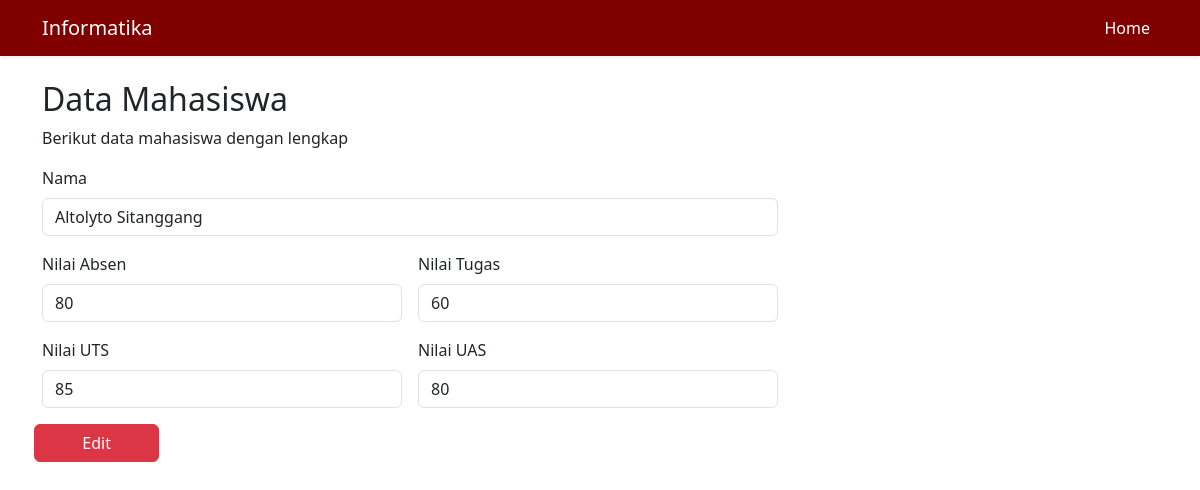
The page /edit.php?id=3 on the database its author committed.
### tables this page shows
CREATE TABLE `mahasiswa` (
  `id` int(11) NOT NULL,
  `nama` varchar(255) NOT NULL,
  `absen` double NOT NULL,
  `tugas` double NOT NULL,
  `uts` double NOT NULL,
  `uas` double NOT NULL
);

### edit.php (the view, shortened to what this page needs)
<?php
        include_once("koneksi.php");
    $id = $_GET['id'];
    $query = mysqli_query($mysqli, "SELECT * FROM mahasiswa WHERE id='$id'");
    while($mahasiswas = mysqli_fetch_array($query)) {
        $nama = $mahasiswas['nama'];
        $absen = $mahasiswas['absen'];
        $tugas = $mahasiswas['tugas'];
        $uts = $mahasiswas['uts'];
        $uas = $mahasiswas['uas'];
    }
?>
<!DOCTYPE html>
<html lang="en">
<head>
    <link href="https://cdn.jsdelivr.net/npm/bootstrap@5.3.1/dist/css/bootstrap.min.css" rel="stylesheet">
</head>
<body>
<nav class="navbar navbar-expand-lg navbar-light shadow-sm" style="background-color: #800000; color: white">
    <div class="container">
        <a class="navbar-brand" href="#" style="color: #ffffff;">Informatika</a>
      <div class="collapse navbar-collapse" id="navbarNav">
        <ul class="navbar-nav ms-auto">
          <li class="nav-item">
            <a class="nav-link" style="color: #ffffff;" href="index.php">Home</a>
          </li>
        </ul>
      </div>
    </div>
  </nav>
  <div class="container pt-4 bg-white">
        <div class="row">
            <div class="col-md-8">
                <h2>Data Mahasiswa</h2>
                <p>Berikut data mahasiswa dengan lengkap</p>
                <form action="edit.php" method="POST" class="row g-3">
                    <div class="col-md-12">
                        <label for="nama" class="form-label">Nama</label>
                        <input type="text" name="nama" id="nama" placeholder="Masukkan Nama" class="form-control" value="<?=$nama?>" required>
                    </div>
                    <div class="col-md-6">
                        <label for="absen" class="form-label">Nilai Absen</label>
                        <input type="number" name="absen" id="absen" placeholder="Masukkan Nilai Absen" class="form-control" value="<?=$absen?>" required>
                    </div>
                    <div class="col-md-6">
                        <label for="tugas" class="form-label">Nilai Tugas</label>
                        <input type="number" name="tugas" id="tugas" placeholder="Masukkan Nilai Tugas" class="form-control" value="<?=$tugas?>" required>
                    </div>
                    <div class="col-md-6">
                        <label for="uts" class="form-label">Nilai UTS</label>
                        <input type="number" name="uts" id="uts" placeholder="Masukkan Nilai UTS" class="form-control" value="<?=$uts?>" required>
                    </div>
                    <div class="col-md-6">
                        <label for="uas" class="form-label">Nilai UAS</label>
                        <input type="number" name="uas" id="uas" placeholder="Masukkan Nilai UAS" class="form-control" value="<?=$uas?>" required>
                    </div>
                    <button type="submit" name="edit" class="btn btn-danger col-md-2">Edit</button>
                </form>
            </div>
        </div>
    </div>
</body>
</html>

### rows shown on the page
mahasiswa: nama "Altolyto Sitanggang", absen "80", tugas "60", uts "85", uas "80"
